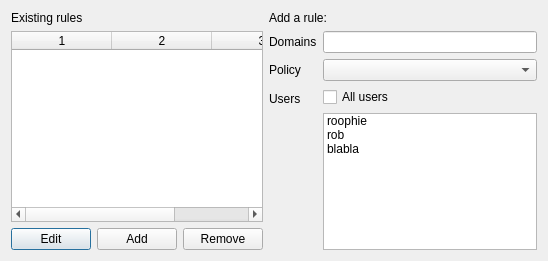
<?xml version="1.0" encoding="UTF-8"?>
<ui version="4.0">
 <class>Dialog</class>
 <widget class="QDialog" name="Dialog">
  <property name="geometry">
   <rect>
    <x>0</x>
    <y>0</y>
    <width>548</width>
    <height>261</height>
   </rect>
  </property>
  <property name="windowTitle">
   <string>Dialog</string>
  </property>
  <layout class="QHBoxLayout" name="horizontalLayout_2">
   <item>
    <layout class="QVBoxLayout" name="verticalLayout">
     <item>
      <widget class="QLabel" name="label_4">
       <property name="text">
        <string>Existing rules</string>
       </property>
      </widget>
     </item>
     <item>
      <widget class="QTableWidget" name="tableWidget">
       <property name="columnCount">
        <number>3</number>
       </property>
       <column/>
       <column/>
       <column/>
      </widget>
     </item>
     <item>
      <layout class="QHBoxLayout" name="horizontalLayout">
       <item>
        <spacer name="horizontalSpacer">
         <property name="orientation">
          <enum>Qt::Horizontal</enum>
         </property>
         <property name="sizeHint" stdset="0">
          <size>
           <width>40</width>
           <height>20</height>
          </size>
         </property>
        </spacer>
       </item>
       <item>
        <widget class="QPushButton" name="pushButton_3">
         <property name="text">
          <string>Edit</string>
         </property>
        </widget>
       </item>
       <item>
        <widget class="QPushButton" name="pushButton">
         <property name="text">
          <string>Add</string>
         </property>
        </widget>
       </item>
       <item>
        <widget class="QPushButton" name="pushButton_2">
         <property name="text">
          <string>Remove</string>
         </property>
        </widget>
       </item>
      </layout>
     </item>
    </layout>
   </item>
   <item>
    <layout class="QFormLayout" name="formLayout">
     <item row="1" column="0">
      <widget class="QLabel" name="label_2">
       <property name="text">
        <string>Domains</string>
       </property>
      </widget>
     </item>
     <item row="1" column="1">
      <widget class="QLineEdit" name="lineEdit"/>
     </item>
     <item row="2" column="0">
      <widget class="QLabel" name="label">
       <property name="text">
        <string>Policy</string>
       </property>
      </widget>
     </item>
     <item row="2" column="1">
      <widget class="QComboBox" name="comboBox"/>
     </item>
     <item row="3" column="0">
      <widget class="QLabel" name="label_3">
       <property name="text">
        <string>Users</string>
       </property>
      </widget>
     </item>
     <item row="3" column="1">
      <layout class="QVBoxLayout" name="verticalLayout_2">
       <item>
        <widget class="QCheckBox" name="checkBox">
         <property name="text">
          <string>All users</string>
         </property>
        </widget>
       </item>
       <item>
        <widget class="QListWidget" name="listWidget">
         <property name="selectionMode">
          <enum>QAbstractItemView::MultiSelection</enum>
         </property>
         <item>
          <property name="text">
           <string>roophie</string>
          </property>
         </item>
         <item>
          <property name="text">
           <string>rob</string>
          </property>
         </item>
         <item>
          <property name="text">
           <string>blabla</string>
          </property>
         </item>
        </widget>
       </item>
      </layout>
     </item>
     <item row="0" column="0" colspan="2">
      <widget class="QLabel" name="label_5">
       <property name="text">
        <string>Add a rule:</string>
       </property>
      </widget>
     </item>
    </layout>
   </item>
  </layout>
 </widget>
 <resources/>
 <connections/>
</ui>
